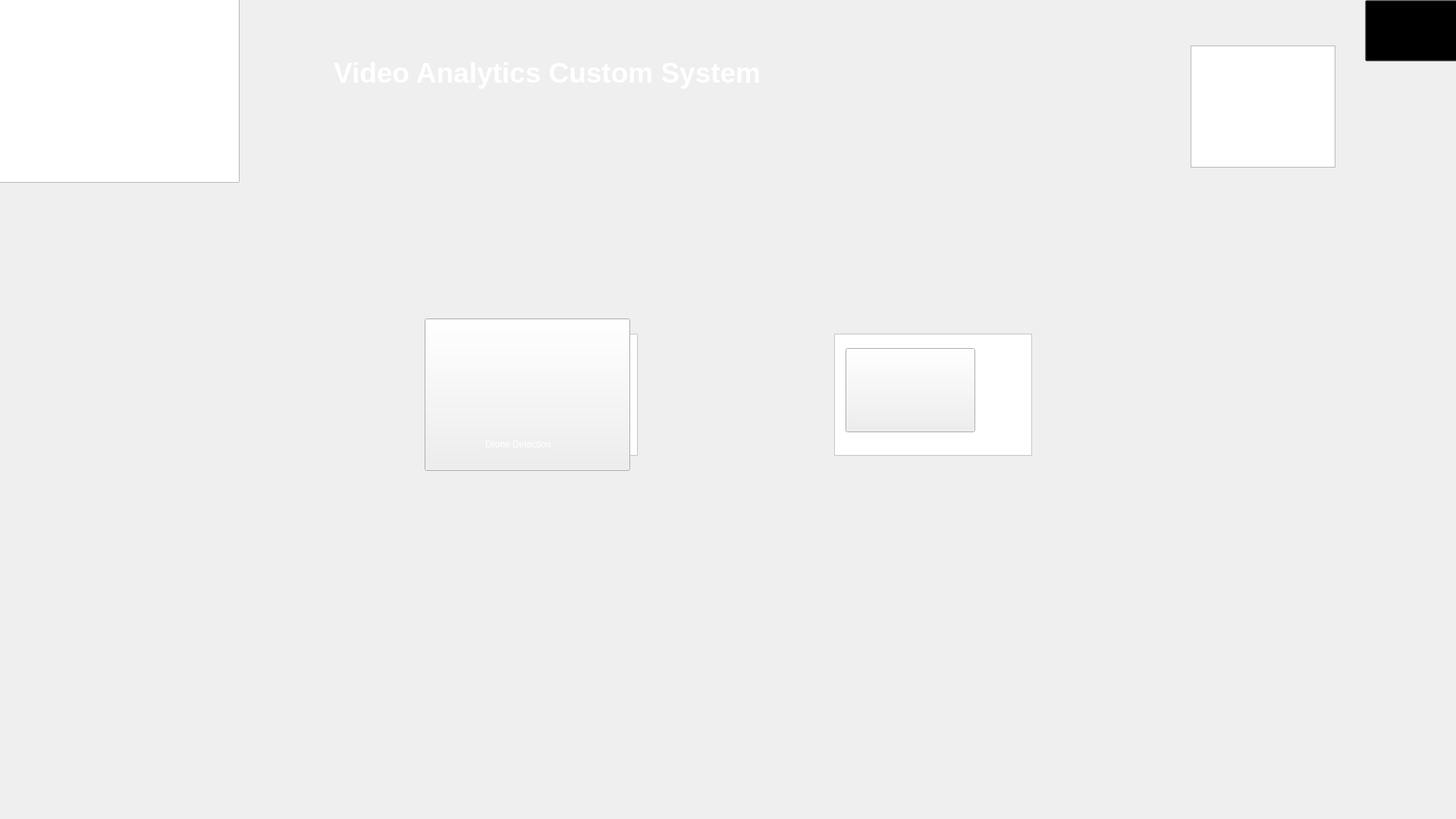
<?xml version="1.0" encoding="UTF-8"?>
<ui version="4.0">
 <class>MainWindow</class>
 <widget class="QMainWindow" name="MainWindow">
  <property name="geometry">
   <rect>
    <x>0</x>
    <y>0</y>
    <width>1920</width>
    <height>1080</height>
   </rect>
  </property>
  <property name="windowTitle">
   <string>MainWindow</string>
  </property>
  <property name="styleSheet">
   <string notr="true">border-image:url(91.jpg);</string>
  </property>
  <widget class="QWidget" name="centralwidget">
   <widget class="QGraphicsView" name="graphicsView_2">
    <property name="geometry">
     <rect>
      <x>-15</x>
      <y>-10</y>
      <width>331</width>
      <height>251</height>
     </rect>
    </property>
    <property name="styleSheet">
     <string notr="true">border-image:url(egabi3.png);</string>
    </property>
   </widget>
   <widget class="QPushButton" name="pushButton">
    <property name="geometry">
     <rect>
      <x>560</x>
      <y>420</y>
      <width>271</width>
      <height>201</height>
     </rect>
    </property>
    <property name="styleSheet">
     <string notr="true">border-image:url(drone.png);</string>
    </property>
    <property name="text">
     <string/>
    </property>
   </widget>
   <widget class="QPushButton" name="pushButton_2">
    <property name="geometry">
     <rect>
      <x>1115</x>
      <y>459</y>
      <width>171</width>
      <height>111</height>
     </rect>
    </property>
    <property name="styleSheet">
     <string notr="true">border-image:url(gun6.png);</string>
    </property>
    <property name="text">
     <string/>
    </property>
   </widget>
   <widget class="QLabel" name="label">
    <property name="geometry">
     <rect>
      <x>640</x>
      <y>560</y>
      <width>131</width>
      <height>51</height>
     </rect>
    </property>
    <property name="styleSheet">
     <string notr="true">border-image:0;
color: rgb(255, 255, 255);
font: 75 10pt &quot;MS Shell Dlg 2&quot;;</string>
    </property>
    <property name="text">
     <string>Drone Detection</string>
    </property>
   </widget>
   <widget class="QLabel" name="label_2">
    <property name="geometry">
     <rect>
      <x>1170</x>
      <y>550</y>
      <width>161</width>
      <height>51</height>
     </rect>
    </property>
    <property name="styleSheet">
     <string notr="true">border-image:0;
font: 75 10pt &quot;MS Shell Dlg 2&quot;;
color: rgb(255, 255, 255);</string>
    </property>
    <property name="text">
     <string>Weapon Detection</string>
    </property>
   </widget>
   <widget class="QGraphicsView" name="graphicsView">
    <property name="geometry">
     <rect>
      <x>580</x>
      <y>440</y>
      <width>261</width>
      <height>161</height>
     </rect>
    </property>
    <property name="styleSheet">
     <string notr="true">
border-image:0;
background-color: rgb(255, 255, 255);</string>
    </property>
   </widget>
   <widget class="QGraphicsView" name="graphicsView_3">
    <property name="geometry">
     <rect>
      <x>1100</x>
      <y>440</y>
      <width>261</width>
      <height>161</height>
     </rect>
    </property>
    <property name="styleSheet">
     <string notr="true">
border-image:0;
background-color: rgb(255, 255, 255);</string>
    </property>
   </widget>
   <widget class="QPushButton" name="pushButton_4">
    <property name="geometry">
     <rect>
      <x>1800</x>
      <y>0</y>
      <width>151</width>
      <height>81</height>
     </rect>
    </property>
    <property name="styleSheet">
     <string notr="true">border-image:url(exit.png);
background: transparent;</string>
    </property>
    <property name="text">
     <string/>
    </property>
   </widget>
   <widget class="QGraphicsView" name="graphicsView_4">
    <property name="geometry">
     <rect>
      <x>1570</x>
      <y>60</y>
      <width>191</width>
      <height>161</height>
     </rect>
    </property>
    <property name="styleSheet">
     <string notr="true">border-image:url(isi.png);</string>
    </property>
   </widget>
   <widget class="QLabel" name="label_3">
    <property name="geometry">
     <rect>
      <x>440</x>
      <y>70</y>
      <width>751</width>
      <height>51</height>
     </rect>
    </property>
    <property name="font">
     <font>
      <pointsize>28</pointsize>
      <weight>75</weight>
      <bold>true</bold>
     </font>
    </property>
    <property name="styleSheet">
     <string notr="true">color: rgb(255, 255, 255);
border-image:0;</string>
    </property>
    <property name="text">
     <string>Video Analytics Custom System</string>
    </property>
   </widget>
   <widget class="QLabel" name="label_4">
    <property name="geometry">
     <rect>
      <x>40</x>
      <y>180</y>
      <width>251</width>
      <height>51</height>
     </rect>
    </property>
    <property name="font">
     <font>
      <pointsize>16</pointsize>
      <weight>75</weight>
      <bold>true</bold>
     </font>
    </property>
    <property name="styleSheet">
     <string notr="true">color: rgb(255, 255, 255);
border-image:0;</string>
    </property>
    <property name="text">
     <string>Egabi Solutions</string>
    </property>
   </widget>
   <zorder>graphicsView_3</zorder>
   <zorder>graphicsView</zorder>
   <zorder>pushButton</zorder>
   <zorder>graphicsView_2</zorder>
   <zorder>pushButton_2</zorder>
   <zorder>label_2</zorder>
   <zorder>label</zorder>
   <zorder>pushButton_4</zorder>
   <zorder>graphicsView_4</zorder>
   <zorder>label_3</zorder>
   <zorder>label_4</zorder>
  </widget>
 </widget>
 <resources/>
 <connections/>
</ui>
